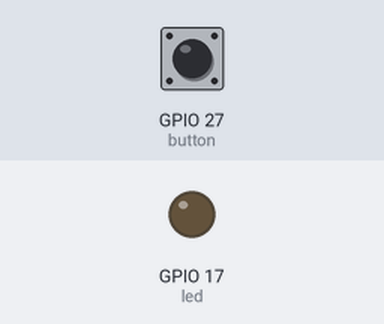
Bench run of a program on a simulated Raspberry Pi (BCM pin numbers). Shown: output pins drawn as LEDs (lit = HIGH). The inputs (shaded band) are chosen by the test bench; at power-on: GPIO 27 (button) HIGH. What the program prints to the terminal is not drawn.

Above: at 1.2 s.
1.3 s: GPIO 27 (button) pulled LOW for 0.15 s
At 1.37 s:
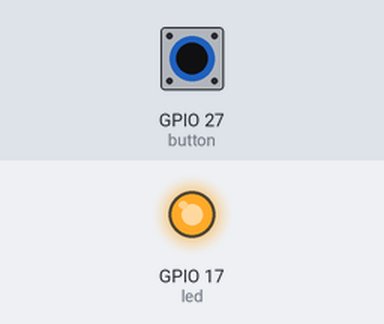
2.9 s: GPIO 27 (button) pulled LOW for 3.2 s
At 6.4 s:
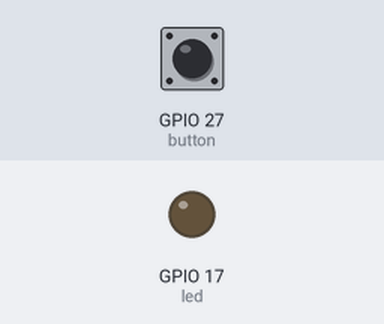
Timing chart, 0 to 7.9 s (numbered marks = the images above; inputs shaded):
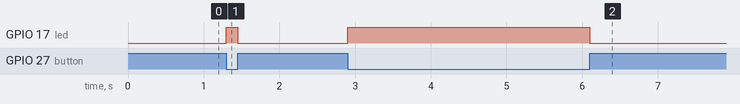

The program:

led_button.py
```python
# Importing the necessary libraries.
import gpiozero as gz
import time as t

# Defining the LED and Button objects.
led = gz.LED(17)
button = gz.Button(27)

print("Program starting. Press teh button.")

#Adding Define print statements, for debugging.
while True:
	if button.is_pressed:
		print("Buton is pressed: LED On.")
		led.on()
	else:
		print("Button is released: LED OFF.")
		led.off()

# Small delay so not to overwhelm the CPU.
t.sleep(0.1)
```

Measured:
- after the input at 1.3 s, GPIO 17 (led): LOW → HIGH at once, → LOW 0.15 s later
- after the input at 2.9 s, GPIO 17 (led): LOW → HIGH at once, → LOW 3.2 s later
